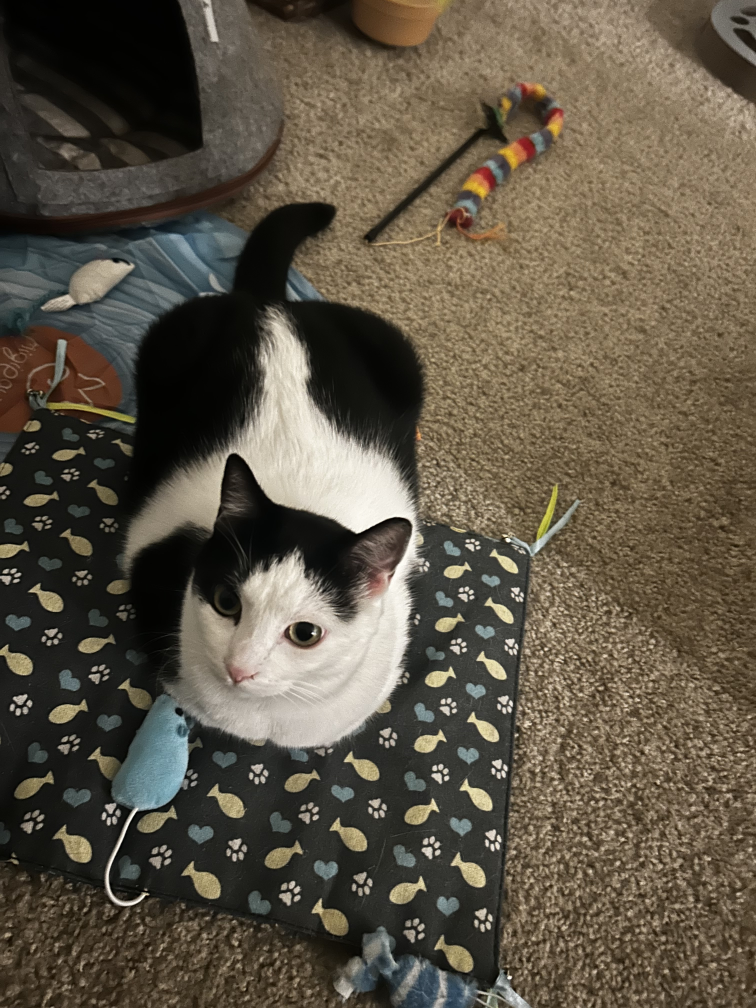
#> input picture PRACTICAS/Unidad 1/dataset/test/02.jpg, 3024 x 4032 px, given in place of broken.png, which was not available (shown at 1/4 size)
$ jupyter execute --allow-errors 'Copia_de_Practica_9_Procesamiento_morfológico.ipynb'   (older library calls are emulated)   (text cells are left out)
#> lines starting #> are read from the running program, lines starting #| are printed output that depends on the picture; after the words box and inside, x2 and y2 are one past the last pixel; in counts of white or black regions, pixels touching at a corner belong together; pictures that were not available may be replaced by others from this repository, and a replacement may not be noted
[cell 1]
import numpy as np
import matplotlib.pyplot as plt
import cv2

[cell 2]
img = cv2.imread("C:/Users/cesar/Downloads/Imagenes-20241216T191509Z-001/Imagenes/broken.png",0)
#> img: shape (4032, 3024); min 0, max 255, mean 86.1
img = np.uint8(img > 128)
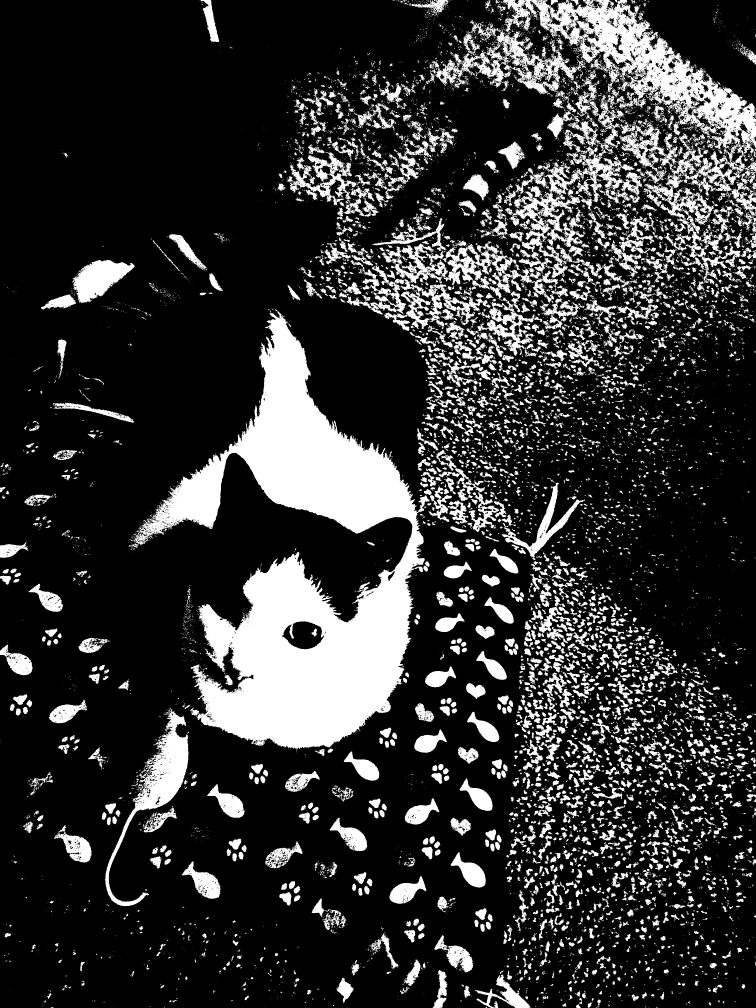
#> img: shape (4032, 3024) (shown at 1/4 size); values 0 (black) and 1 (white), 20.1% white; 15091 white regions (11257 under 20 px), largest, box (x1, y1, x2, y2) and area: (521, 1245, 1718, 2997) 774730, (2011, 0, 3024, 789) 184881, (2020, 597, 2569, 1114) 61407

plt.subplots(figsize=(10,5))
plt.imshow(img, cmap="gray")
plt.show()

#> (a cell that did not finish here is left out)

[cell 4]
selem1 = cv2.getStructuringElement(cv2.MORPH_RECT,(5,5))
selem2 = cv2.getStructuringElement(cv2.MORPH_ELLIPSE,(9,9))
selem3 = cv2.getStructuringElement(cv2.MORPH_CROSS,(5,5))

img_dil = cv2.dilate(img, selem2, iterations = 2)
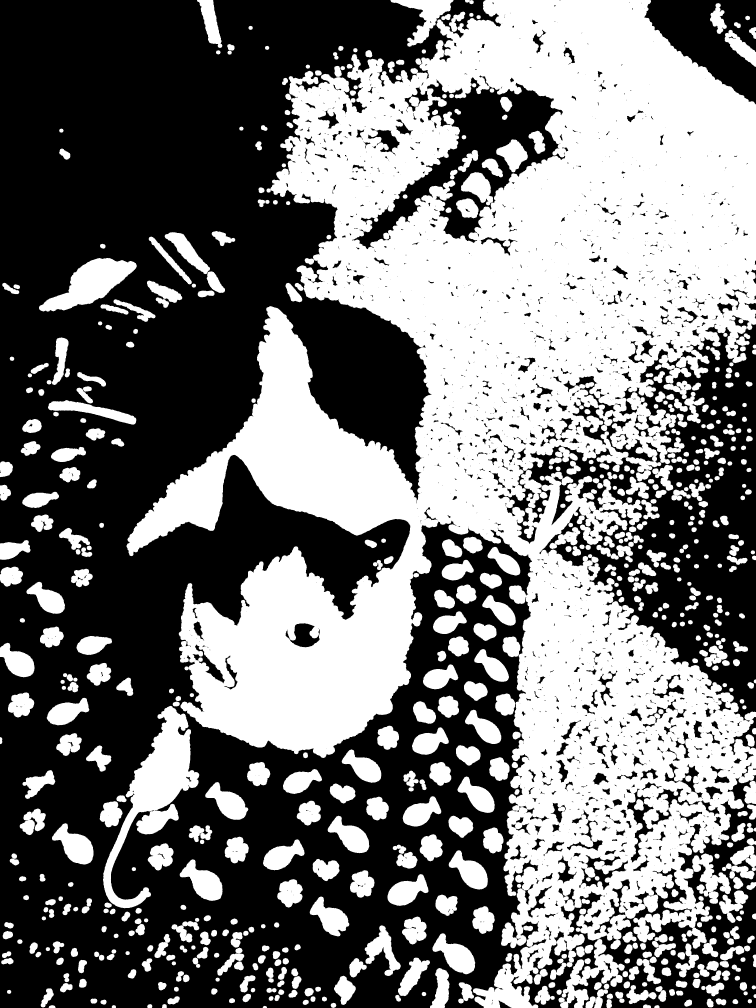
#> img_dil: shape (4032, 3024) (shown at 1/4 size); values 0 (black) and 1 (white), 46.5% white; 665 white regions, largest, box (x1, y1, x2, y2) and area: (506, 0, 3024, 4032) 4378827, (412, 2823, 797, 3633) 94695, (156, 1032, 547, 1247) 38397
img_ero = cv2.erode(img, selem2, iterations = 3)
#> img_ero: shape (4032, 3024); values 0 (black) and 1 (white), 5.7% white; 159 white regions (63 under 20 px), largest, box (x1, y1, x2, y2) and area: (812, 2133, 1682, 2981) 350215, (956, 1283, 1655, 2122) 234043, (691, 1845, 889, 2089) 26245
img_ope = cv2.morphologyEx(img, cv2.MORPH_OPEN, selem2)
#> img_ope: shape (4032, 3024); values 0 (black) and 1 (white), 14.3% white; 2441 white regions, largest, box (x1, y1, x2, y2) and area: (599, 1252, 1699, 2994) 747790, (2201, 0, 3024, 589) 94791, (421, 2854, 754, 3625) 43344
img_clo = cv2.morphologyEx(img, cv2.MORPH_CLOSE, selem2)
#> img_clo: shape (4032, 3024); values 0 (black) and 1 (white), 24.2% white; 3985 white regions (2148 under 20 px), largest, box (x1, y1, x2, y2) and area: (1260, 0, 3024, 1660) 957010, (514, 1234, 2351, 3003) 870156, (1146, 359, 1825, 921) 94464

[cell 5]
fig,axes=plt.subplots(2,2,figsize=(16,8))
plt.subplot(221)
plt.imshow(img_dil, cmap="gray")
plt.title("Dilatacion")
plt.subplot(222)
plt.imshow(img_ero, cmap="gray")
plt.title("Erosion")
plt.subplot(223)
plt.imshow(img_ope, cmap="gray")
plt.title("Apertura")
plt.subplot(224)
plt.imshow(img_clo, cmap="gray")
plt.title("Cierre")
plt.show()

[cell 6]
img = cv2.imread("C:/Users/cesar/Downloads/Imagenes-20241216T191509Z-001/Imagenes/Cosmos.jpg",0)
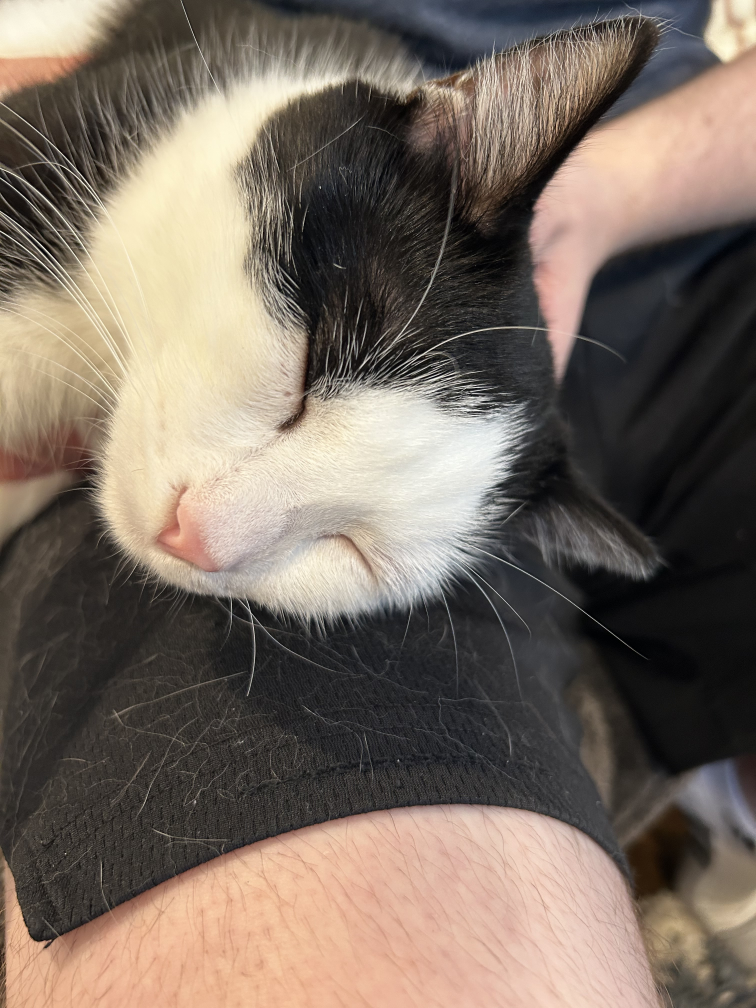
#> input picture PRACTICAS/Unidad 1/dataset/test/01.jpg, 3024 x 4032 px, given in place of Cosmos.jpg, which was not available (shown at 1/4 size)
#> img: shape (4032, 3024); min 0, max 255, mean 110.8
img = np.uint8(img > 128)
#> img: shape (4032, 3024); values 0 (black) and 1 (white), 40.3% white; 3843 white regions (3343 under 20 px), largest, box (x1, y1, x2, y2) and area: (0, 0, 2524, 2784) 2349053, (0, 3219, 2660, 4032) 1567311, (1529, 0, 3024, 1516) 551370

plt.subplots(figsize=(15,7))
plt.imshow(img, cmap="gray")
plt.show()

[cell 7]
tophat = cv2.morphologyEx(img, cv2.MORPH_TOPHAT, selem1)
#> tophat: shape (4032, 3024); values 0 (black) and 1 (white), 1.5% white; 9999 white regions (8158 under 20 px), largest, box (x1, y1, x2, y2) and area: (1, 409, 413, 825) 2564, (989, 2445, 1230, 2784) 1870, (1962, 2217, 2524, 2592) 1699
blackhat = cv2.morphologyEx(img, cv2.MORPH_BLACKHAT, selem1)
#> blackhat: shape (4032, 3024); values 0 (black) and 1 (white), 1% white in thin lines or dots

fig,axes=plt.subplots(2,2,figsize=(16,8))
plt.subplot(121)
plt.imshow(tophat, cmap="gray")
plt.title("WHITE TOP-HAT")
plt.subplot(122)
plt.imshow(blackhat, cmap="gray")
plt.title("BLACK TOP-HAT")
plt.show()

[cell 8]
img = cv2.imread("C:/Users/cesar/Downloads/Imagenes-20241216T191509Z-001/Imagenes/cuadros.png",0)
img = np.uint8(img>128)
plt.subplots(figsize = (10,5))
plt.imshow(img, cmap="gray")
plt.show()

[cell 9]
selem1=np.array([[0,0,0],[0,1,1],[0,1,1]], dtype=np.uint8)  #HIT
selem2=np.array([[1,1,1],[1,0,0],[1,0,0]], dtype=np.uint8)  #MISS

plt.subplot(1,2,1)
plt.imshow(selem1, cmap="gray")
plt.title("Selem 1 - HIT")
plt.subplot(1,2,2)
plt.imshow(selem2, cmap="gray")
plt.title("Selem 2 - MISS")
plt.show()
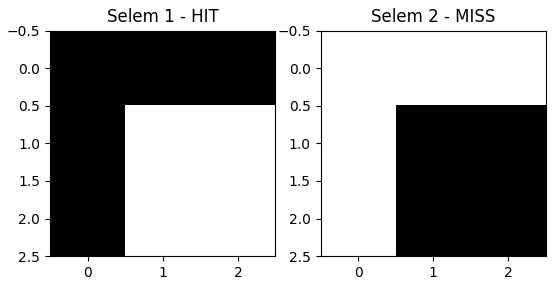
#> figure drawn by matplotlib, 2 panels

[cell 10]
img_ero_hit = cv2.erode(img, selem1)
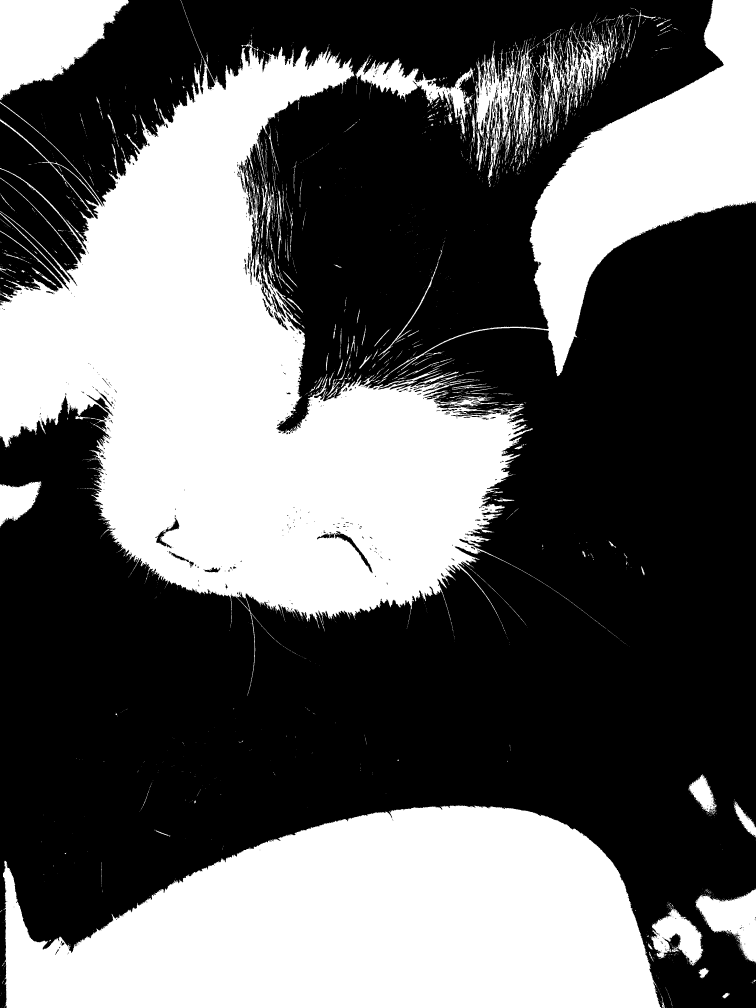
#> img_ero_hit: shape (4032, 3024) (shown at 1/4 size); values 0 (black) and 1 (white), 39.2% white; 3044 white regions (2594 under 20 px), largest, box (x1, y1, x2, y2) and area: (0, 80, 2212, 2782) 2290628, (12, 3221, 2645, 4032) 1563196, (1530, 0, 3024, 1515) 546580
img_ero_miss = cv2.erode(1-img, selem2)

res= cv2.bitwise_and(img_ero_hit,img_ero_miss)
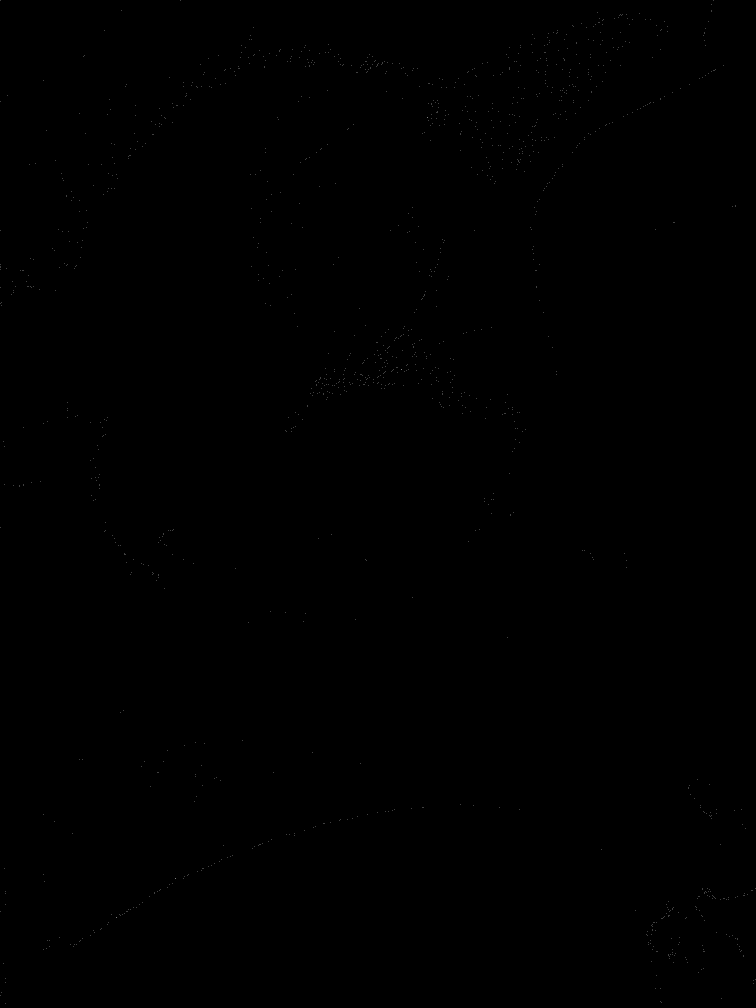
#> res: shape (4032, 3024) (shown at 1/4 size); values 0 (black) and 1 (white), 0.01% white in thin lines or dots
plt.subplots(figsize=(18,8))
plt.imshow(res, cmap="gray")
plt.show()

print(np.sum(res), "Cuadrados")
#| 1416 Cuadrados
